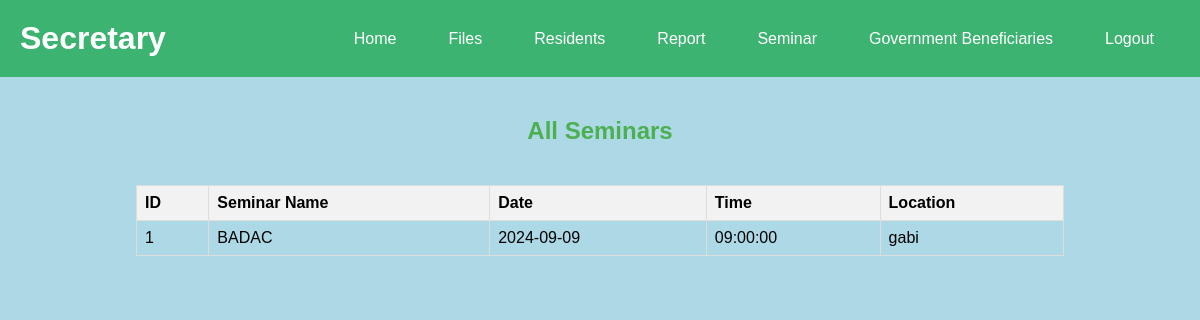
Screenshot of /secretary/seminar/view.php with the database file from the repository.
### tables this page shows
CREATE TABLE `seminars` (
  `id` int(11) NOT NULL,
  `seminar_name` varchar(255) NOT NULL,
  `date` date NOT NULL,
  `time` time NOT NULL,
  `location` varchar(255) NOT NULL
);

### secretary/seminar/view.php (the view, shortened to what this page needs)
<?php
$servername = "localhost";
$username = "root";
$password = "";
$dbname = "gabi";
$conn = new mysqli($servername, $username, $password, $dbname);
$sql = "SELECT * FROM seminars";
$result = $conn->query($sql);
?>
<!DOCTYPE html>
<html lang="en">
<head>
     <link rel="stylesheet" href="../dashboard.css">
    <link rel="stylesheet" href="view.css">
</head>
<body>
      <header>
        <div class="title">
            <h1>Secretary</h1>
        </div>
        <nav>
            <ul class="navbar">
                <li><a href="../dashboard.php" class="nav-link">Home</a></li>
                <li><a href="../files/index.php" class="nav-link">Files</a></li>
                <li><a href="../residents/index.php" class="nav-link">Residents</a></li>
                <li><a href="../reports/index.php" class="nav-link">Report</a></li>
                <li><a href="../seminar/index.php" class="nav-link">Seminar</a></li>
                <li><a href="../benefits/index.php" class="nav-link">Government Beneficiaries</a></li>
                <li><a href="../logout.php" class="nav-link logout-btn">Logout</a></li>
            </ul>
        </nav>
    </header>
    <div class="form-wrapper">
        <h2>All Seminars</h2>
        <table>
            <thead>
                <tr>
                    <th>ID</th>
                    <th>Seminar Name</th>
                    <th>Date</th>
                    <th>Time</th>
                    <th>Location</th>
                </tr>
            </thead>
            <tbody>
                <?php
                if ($result->num_rows > 0) {
                    while($row = $result->fetch_assoc()) {
                        echo "<tr>";
                        echo "<td>" . $row["id"] . "</td>";
                        echo "<td>" . $row["seminar_name"] . "</td>";
                        echo "<td>" . $row["date"] . "</td>";
                        echo "<td>" . $row["time"] . "</td>";
                        echo "<td>" . $row["location"] . "</td>";
                        echo "</tr>";
                    }
                } else {
                    echo "<tr><td colspan='5'>No seminars found</td></tr>";
                }
                ?>
            </tbody>
        </table>
    </div>
</body>
</html>

### secretary/dashboard.css (style rules this page uses)
body { font-family: Arial, sans-serif; margin: 0; padding: 0; background-color: lightblue; }
header { display: flex; justify-content: space-between; align-items: center; background-color: mediumseagreen; padding: 20px 20px; color: white; }
.title h1 { margin: 0; }
.navbar { list-style-type: none; margin: 0; padding: 0; display: flex; }
.nav-link { color: white; text-decoration: none; padding: 8px 16px; }
.navbar li { margin: 0 10px; }
.navbar .logout-btn { color: #fff; background-color: mediumseagreen; padding: 8px 16px; border-radius: 4px; text-decoration: none; }

### secretary/seminar/view.css (style rules this page uses)
.form-wrapper { display: flex; flex-direction: column; align-items: center; padding: 20px; }
table { width: 80%; border-collapse: collapse; margin-top: 20px; }
table th, table td { border: 1px solid #ddd; padding: 8px; text-align: left; }
table th { background-color: #f2f2f2; }
h2 { color: #4CAF50; }

### rows the page displays
seminars: id "1", seminar_name "BADAC", date "2024-09-09", time "09:00:00", location "gabi"
